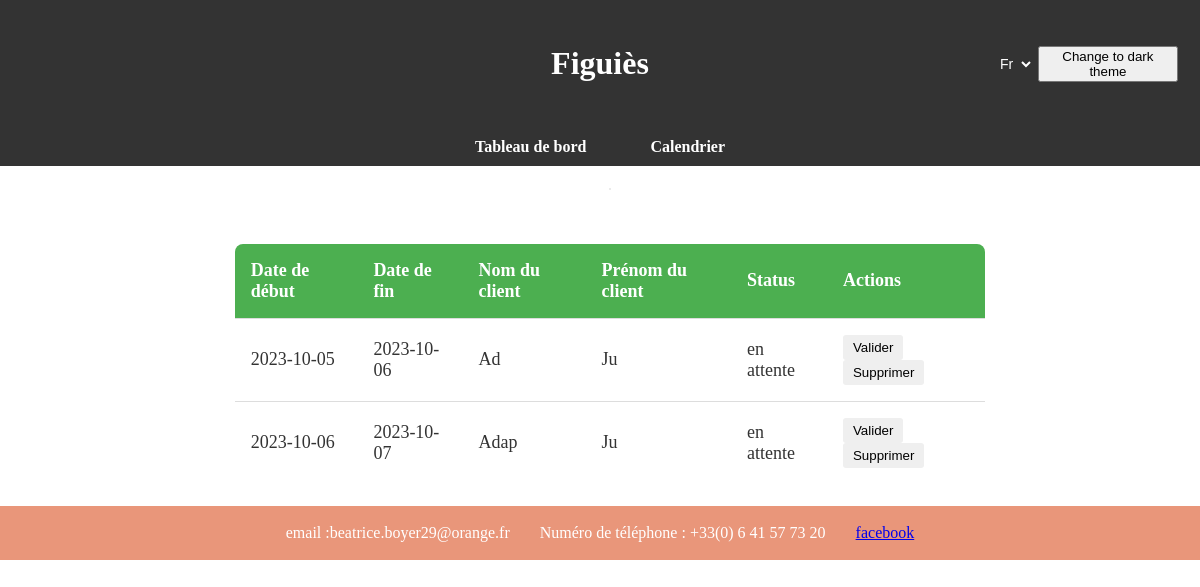
Page /phpAdmin/calendar.php (signed in) on the earlier database version.
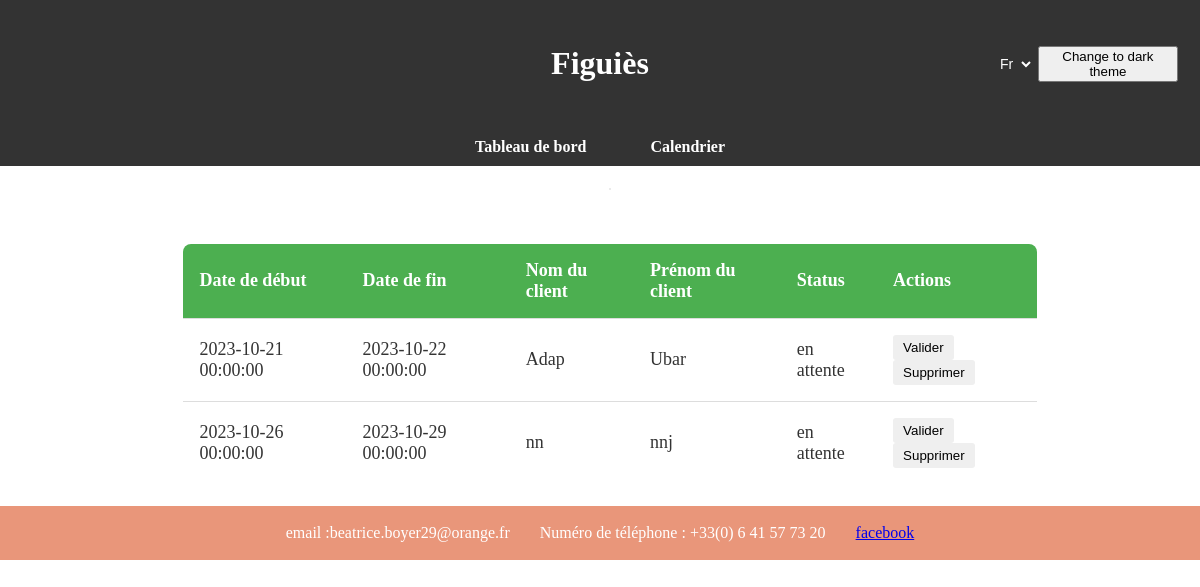
Same page on the later database version.
### tables this page shows
CREATE TABLE `reservations` (
                                `id` int(11) NOT NULL,
                                `start_date` datetime NOT NULL,
                                `end_date` datetime NOT NULL,
                                `client_name` varchar(255) NOT NULL,
                                `client_email` varchar(255) NOT NULL,
                                `client_phone` varchar(20) DEFAULT NULL,
                                `status` enum('en attente','confirmée','rejetée') NOT NULL,
                                `created_at` timestamp NOT NULL DEFAULT current_timestamp(),
                                `updated_at` timestamp NOT NULL DEFAULT current_timestamp() ON UPDATE current_timestamp(),
                                `client_surname` varchar(120) NOT NULL
);

### phpAdmin/calendar.php (the view, shortened to what this page needs)
<!DOCTYPE html>
<html lang="fr" data-theme="light">
<head>
    <link rel="stylesheet" type="text/css" href="../assets/css/rules.css">
    <link rel="stylesheet" type="text/css" href="../assets/css/nav.css">
    <link rel="stylesheet" type="text/css" href="../assets/css/header.css"/>
    <link rel="stylesheet" type="text/css" href="../assets/css/calendar.css"/>
    <link rel="stylesheet" type="text/css" href="../assets/css/footer.css"/>
    <?php
    require('../assets/bdd/config.php');
    $requetetableau = "SELECT * FROM reservations where status !='confirmée'";
    $resulttableau = $conn->query($requetetableau);
    ?>
</head>
<body>
<?php include_once("../php/header.php"); ?>
<?php include_once("../phpAdmin/navAdmin.php"); ?>
<div class="content-wrapper">
    <div id='calendar'></div>
    <div class="tableau-reservations">
        <table>
            <thead>
            <tr>
                <th>Date de début</th>
                <th>Date de fin</th>
                <th>Nom du client</th>
                <th>Prénom du client</th>
                <th>Status</th>
                <th>Actions</th>
            </tr>
            </thead>
            <tbody>
            <?php
            if ($resulttableau->num_rows > 0) {
                while($row = $resulttableau->fetch_assoc()) {
                    echo "<tr>";
                    echo "<td>" . $row["start_date"] . "</td>";
                    echo "<td>" . $row["end_date"] . "</td>";
                    echo "<td>" . $row["client_name"] . "</td>";
                    echo "<td>" . $row["client_surname"] . "</td>";
                    echo "<td>" . $row["status"] . "</td>";
                    echo "<td>";
                    echo "<button onclick='validerReservation(" . $row["id"] . ")'>Valider</button>";
                    echo "<button onclick='supprimerReservation(" . $row["id"] . ")'>Supprimer</button>";
                    echo "</td>";
                    echo "</tr>";
                }
            } else {
                echo "<tr><td colspan='6'>Aucune réservation trouvée</td></tr>";
            }
            ?>
            </tbody>
        </table>
    </div>
</div>
<?php include_once("../php/footer.php"); ?>
</body>
</html>

### php/header.php (shortened to what this page needs)
<header>
    <div class="header">
        <h1 class="site-nane">Figuiès</h1>
        <div class="sub-header">
            <select class="select">
                <option value="fr">Fr</option>
            </select>
            <div class="mode-toggle" onclick="toggleDarkMode()">
                <button type="button" data-theme-toggle aria-label="Change to dark theme">Change to dark theme</button>
            </div>
        </div>
    </div>
</header>

### phpAdmin/navAdmin.php
<nav class="nav-menu">
    <ul>
        <li><a href="dashboard.php">Tableau de bord</a></li>
        <li><a href="./calendar.php">Calendrier</a> </li>
    </ul>
</nav>

### php/footer.php
<footer class="footerpage">
    <div class="items">
        <p class="item">email :<a>beatrice.boyer29@orange.fr</a></p>
        <p class="item">Numéro de téléphone : +33(0) 6 41 57 73 20</p>
        <p class="item"><a href="https://www.facebook.com/gitefiguies">facebook</a></p>
    </div>
</footer>

### assets/css/rules.css (style rules this page uses)
:root { --background-color-light: #ffffff; --text-color-light: #333333; --background-color-dark: #333333; --text-color-dark: #ffffff; --nav-background-color-light: #333; --nav-text-color-light: #fff; --nav-background-color-dark: #111; --nav-text-color-dark: #fff; --footer-background-color-light: #f0f0f0; --footer-text-color-light: #333333; --footer-background-color-dark: #333; --footer-text-color-dark: #fff; --header-background-color-light: #333; --header-text-color-light: #fff; --header-background-color-dark: #111; --header-text-color-dark: #fff; --sticky-background-color-light: #C3C3C3 ; --sticky-text-color-light: #3C3C3C; --sticky-background-color-dark: #111; --sticky-text-color-dark: #fff; }
[data-theme="light"] { --background-color: var(--background-color-light); --text-color: var(--text-color-light); --nav-background-color: var(--nav-background-color-light); --nav-text-color: var(--nav-text-color-light); --footer-background-color: var(--footer-background-color-light); --footer-text-color: var(--footer-text-color-light); --header-background-color: var(--header-background-color-light); --header-text-color: var(--header-text-color-light); --sticky-background-color: var(--sticky-background-color-light); --sticky-text-color: var(--sticky-text-color-light); }
body { background-color: var(--background-color); color: var(--text-color); width: 100%; margin: 0; padding: 0; display: flex; flex-direction: column; }

### assets/css/nav.css (style rules this page uses)
.nav-menu { background-color: var(--nav-background-color); text-align: center; width: 100vw; }
.nav-menu ul { list-style: none; padding: 0; margin: 0; }
.nav-menu ul li { display: inline-block; margin-right: 20px; }
.nav-menu ul li:last-child { margin-right: 0; }
.nav-menu ul li a { text-decoration: none; color: var(--nav-text-color); font-weight: bold; padding: 10px 20px; display: inline-block; transition: background-color 0.3s ease; }

### assets/css/header.css (style rules this page uses)
.header { background-color: var(--header-background-color); color: var(--header-text-color); display: flex; position: relative; flex-direction: row; justify-content: center; align-items: center; padding: 2% 0; width: 100vw; }
.sub-header { position: absolute; right: 20px; display: flex; align-items: center; }
.select, .mode-toggle { background-color: var(--nav-background-color); color: var(--nav-text-color); border: none; cursor: pointer; font-size: 14px; margin: 1%; }

### assets/css/calendar.css (style rules this page uses)
#calendar { display: flex; border: 1px solid #ddd; margin: 1%; font-size: 14px; border-radius: 15px; width: 100hw; }
.tableau-reservations { display: flex; width: 100hw; justify-content: center; margin-top: 20px; }
.tableau-reservations table { width: 90%; border-collapse: collapse; border-radius: 10px; overflow: hidden; border: 2px solid #ddd; margin: 10px 0; font-size: 18px; text-align: left; }
.tableau-reservations th, .tableau-reservations td { padding: 16px; border-bottom: 1px solid #ddd; }
.tableau-reservations th { background-color: #f2f2f2; font-weight: bold; }
.tableau-reservations button { padding: 5px 10px; border: none; border-radius: 3px; cursor: pointer; transition: background-color 0.3s; }
.tableau-reservations tr:first-child th:first-child { border-top-left-radius: 10px; }
.tableau-reservations tr:first-child th:last-child { border-top-right-radius: 10px; }
.tableau-reservations tr:last-child td:first-child { border-bottom-left-radius: 10px; }
.tableau-reservations tr:last-child td:last-child { border-bottom-right-radius: 10px; }
.tableau-reservations tr:last-child td { border-bottom: none; }
.tableau-reservations th { background-color: #4CAF50; color: white; }
.content-wrapper { display: flex; flex-direction: column; align-items: center; gap: 10px; padding: 10px; width: 100%; }

### assets/css/footer.css (style rules this page uses)
.footerpage { text-align: center; padding: 3px; background-color: DarkSalmon; display: flex; color: white; justify-content: flex-end; bottom: 0; justify-content: center; }
.items { display: flex; flex-direction: row; align-items: center; }
.item { margin: 15px; }

Differences in the rows shown:
removed reservations: start_date "2023-10-05", end_date "2023-10-06", client_name "Ad", client_surname "Ju", status "en attente"
removed reservations: start_date "2023-10-06", end_date "2023-10-07", client_name "Adap", client_surname "Ju", status "en attente"
added reservations: start_date "2023-10-21 00:00:00", end_date "2023-10-22 00:00:00", client_name "Adap", client_surname "Ubar", status "en attente"
added reservations: start_date "2023-10-26 00:00:00", end_date "2023-10-29 00:00:00", client_name "nn", client_surname "nnj", status "en attente"
